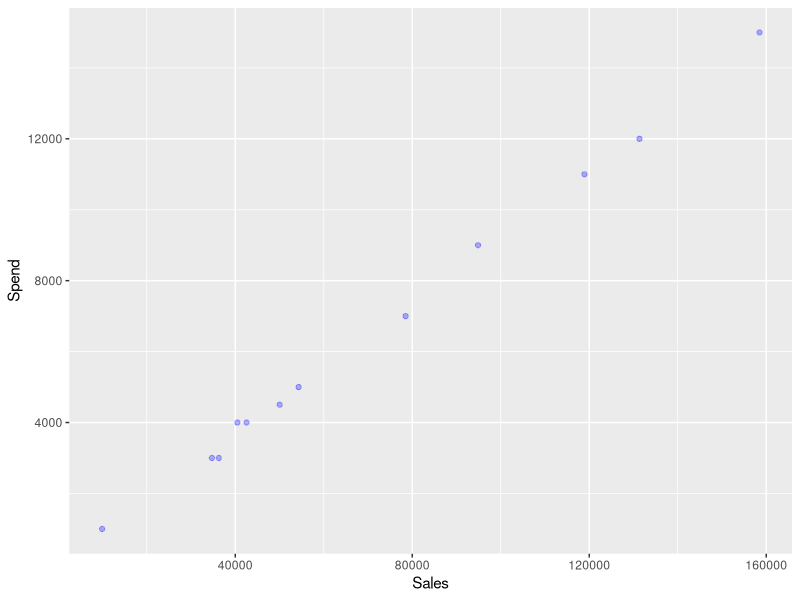
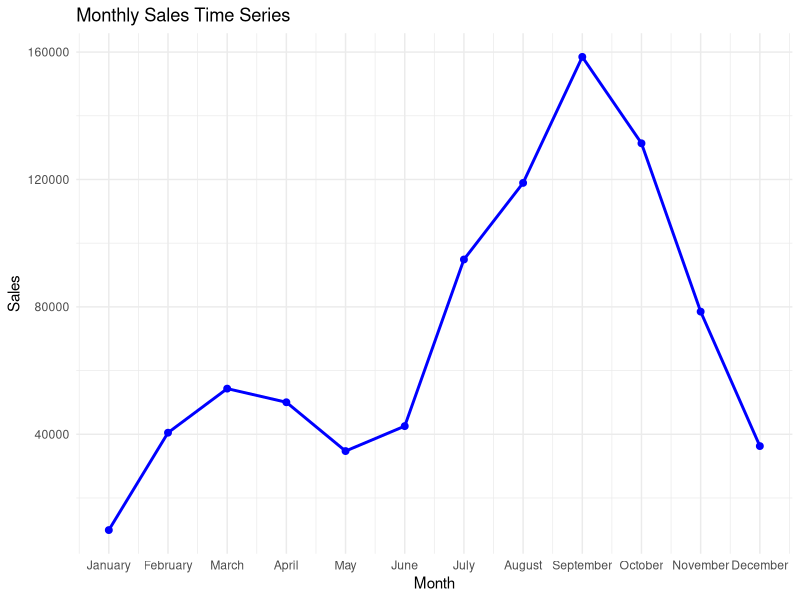
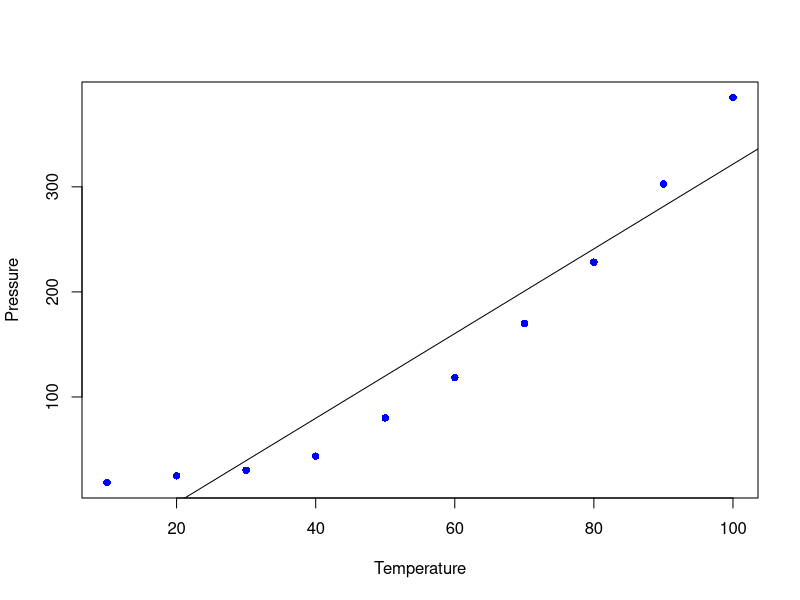
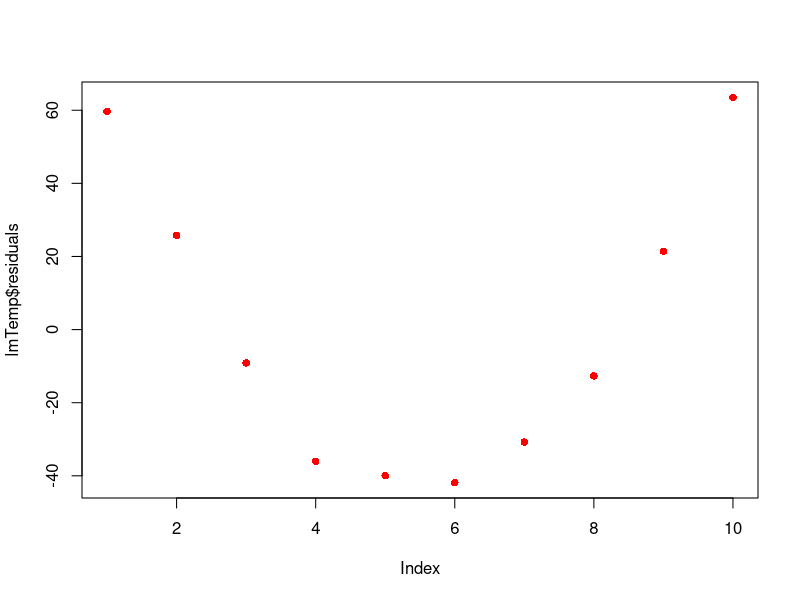
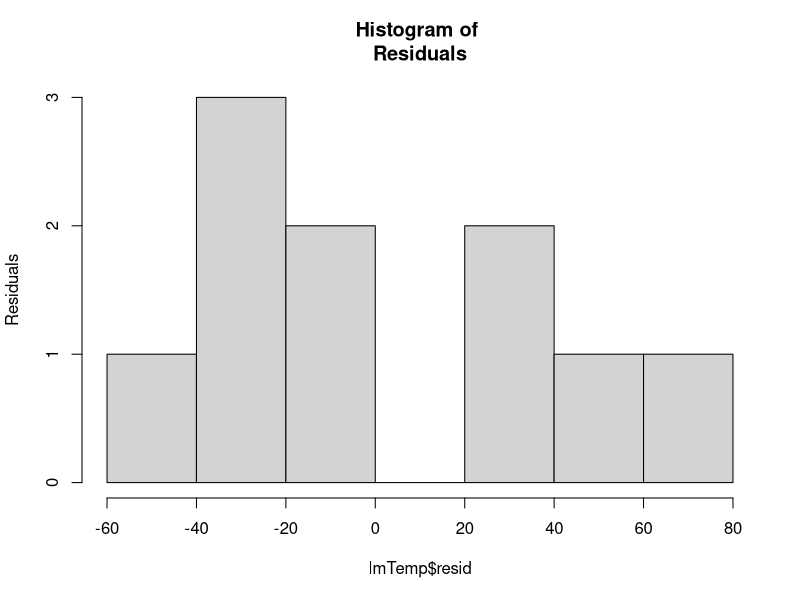

Write the R code that produced these figures, in order.
## ---- chunk 1
dataset = read.csv("data-marketing-budget-12mo.csv")
dataset
## ---- chunk 2
library(ggplot2)

ggplot(data = dataset, aes(x = Sales, y = Spend)) + geom_point(alpha= 0.3, color= "blue") 
## ---- chunk 3
ggplot(data = dataset, aes(x = Month, y = Sales)) +
  geom_line(color = "blue", size = 1) +
  geom_point(color = "blue", size = 2) +
  scale_x_continuous(breaks = 1:12, labels = month.name) +
  labs(title = "Monthly Sales Time Series", x = "Month", y = "Sales") +
  theme_minimal()
## ---- chunk 4
simple.fit = lm(Sales~Spend, data=dataset) 
summary(simple.fit) 
## ---- chunk 5
multi.fit = lm(Sales~Spend+Month, data=dataset) 
summary(multi.fit) 
## ---- chunk 6
modelSummary <- summary(simple.fit) 
## ---- chunk 7
modelCoeffs <- modelSummary$coefficients 
## ---- chunk 8
beta.estimate <- modelCoeffs["Spend", "Estimate"] 
## ---- chunk 9
std.error <- modelCoeffs["Spend", "Std. Error"]
## ---- chunk 10
t_value <- modelCoeffs["Spend", "t value"]
## ---- chunk 11
f <- modelSummary$fstatistic 
f_statistic <- modelSummary$fstatistic[1] 
## ---- chunk 12
model_p <- pf(f[1], f[2], f[3], lower=FALSE) 
## ---- chunk 13
r_2 <- modelSummary$r.squared 
## ---- chunk 14
library(readxl)

pressure <- read_excel("pressure.xlsx") #Upload the data 
lmTemp = lm(Pressure~Temperature, data = pressure) #Create the linear regression  
plot(pressure, pch = 16, col = "blue") #Plot the results 
abline(lmTemp) #Add a regression line 
## ---- chunk 15
summary(lmTemp) 
## ---- chunk 16
plot(lmTemp$residuals, pch = 16, col = "red") 
## ---- chunk 17
hist(lmTemp$resid, main="Histogram of 
Residuals", ylab="Residuals") 
## ---- chunk 18
a <- data.frame(Temperature = 170) 
result <- predict(lmTemp,a) 
print(result) 
## ---- chunk 19
a <- data.frame(Temperature = 40) 
result <- predict(lmTemp,a) 
print(result)
## ---- chunk 20
x <- 1:10 
y <- c(11,12,18,14,17, NA,NA,19,NA,27) 
z <- sample(1:20, 10) 
w <- c(seq(1,10,3), 3,5,7,6,6,9) 
## ---- chunk 21
data <- data.frame(x,y,z,w) 
data 
## ---- chunk 22
summary(data) 
## ---- chunk 23
missDummy <- function(t) 
{ 
x <- dim(length(t)) 
x[which(!is.na(t))] = 1 
x[which(is.na(t))] = 0 
return(x) 
} 
data$dummy <- missDummy(data$y) 
data 
## ---- chunk 24
TrainData<- data[data['dummy']==1,] 
TestData<- data[data['dummy']==0,]

TrainData<- TrainData[,-5] 
TestData<- TestData[,-5] 
## ---- chunk 25
model<- lm(y~x, TrainData) 
## ---- chunk 26
pred<- predict(model, TestData)  
pred 
## ---- chunk 27
# Where are NAs? 
data$y[is.na(y)] 
 
# Replace with predicted 
data$y[is.na(y)]<- pred 
